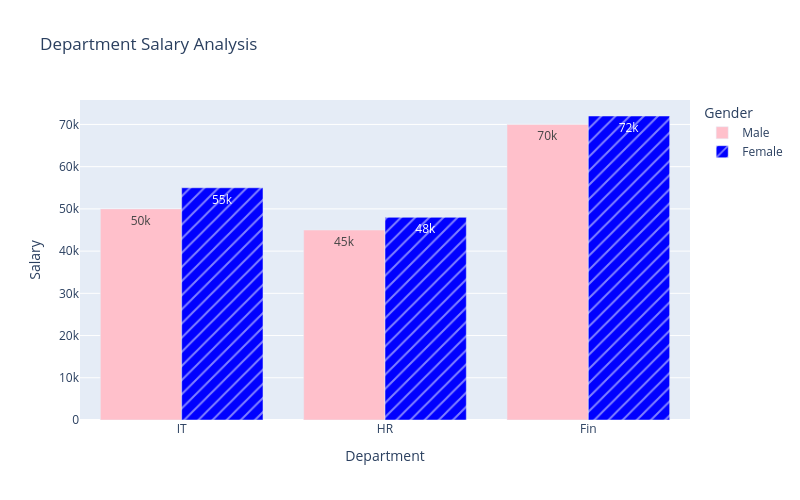

This figure's notebook cell:
### Code cell
fig = px.bar(df,
      x='Department',
      y='Salary',
      color='Gender',barmode='group',
      width = 800,height = 500,
      hover_data=['Experience'],pattern_shape='Gender',
      text_auto=True,title='Department Salary Analysis',
      color_discrete_sequence=['pink','blue']
            )
fig.show()

### Figure 1 — Plotly figure (JSON) as saved in the notebook; plotly's stock layout.template omitted (floating-point values rounded to 4 significant figures)
{"data": [{"alignmentgroup": "True", "customdata": [[3], [2], [4]], "hovertemplate": "Gender=Male<br>Department=%{x}<br>Salary=%{y}<br>Experience=%{customdata[0]}<extra></extra>", "legendgroup": "Male", "marker": {"color": "pink", "pattern": {"shape": ""}}, "name": "Male", "offsetgroup": "Male", "orientation": "v", "showlegend": true, "textposition": "auto", "texttemplate": "%{y}", "type": "bar", "x": ["IT", "HR", "Fin"], "xaxis": "x", "y": [50000, 45000, 70000], "yaxis": "y"}, {"alignmentgroup": "True", "customdata": [[1], [5], [7]], "hovertemplate": "Gender=Female<br>Department=%{x}<br>Salary=%{y}<br>Experience=%{customdata[0]}<extra></extra>", "legendgroup": "Female", "marker": {"color": "blue", "pattern": {"shape": "/"}}, "name": "Female", "offsetgroup": "Female", "orientation": "v", "showlegend": true, "textposition": "auto", "texttemplate": "%{y}", "type": "bar", "x": ["IT", "HR", "Fin"], "xaxis": "x", "y": [55000, 48000, 72000], "yaxis": "y"}], "layout": {"barmode": "group", "height": 500, "legend": {"title": {"text": "Gender"}, "tracegroupgap": 0}, "title": {"text": "Department Salary Analysis"}, "width": 800, "xaxis": {"anchor": "y", "domain": [0, 1], "title": {"text": "Department"}}, "yaxis": {"anchor": "x", "domain": [0, 1], "title": {"text": "Salary"}}}}
